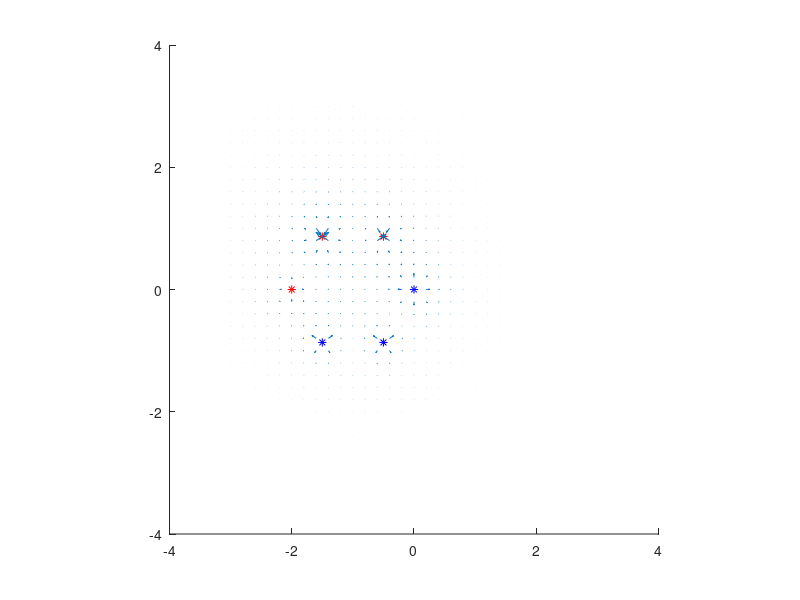

The MATLAB script that drew this image:
clear; clf; hold off;
xa=-3:0.2:3;
ya=-3:0.2:3;
k=1.; 
a = sqrt(3) * 1 / 2;
q  = [2, -1,   -2,    1,   -3,    1];
px = [0, -2, -0.5, -0.5, -1.5, -1.5];
py = [0,  0,    a,   -a,    a,   -a];
[x,y]=meshgrid(xa,ya);
Ex =    k*q(1)*(x - px(1))./((x - px(1)).^2+(y - py(1)).^2).^(1.5)+ ...
        k*q(2)*(x - px(2))./((x - px(2)).^2+(y - py(2)).^2).^(1.5)+ ...
        k*q(3)*(x - px(3))./((x - px(3)).^2+(y - py(3)).^2).^(1.5)+ ...
        k*q(4)*(x - px(4))./((x - px(4)).^2+(y - py(4)).^2).^(1.5)+ ...
        k*q(5)*(x - px(5))./((x - px(5)).^2+(y - py(5)).^2).^(1.5)+ ...
        k*q(6)*(x - px(6))./((x - px(6)).^2+(y - py(6)).^2).^(1.5);
Ey =    k*q(1)*(y - py(1))./((x - px(1)).^2+(y - py(1)).^2).^(1.5)+ ...
        k*q(2)*(y - py(2))./((x - px(2)).^2+(y - py(2)).^2).^(1.5)+ ...
        k*q(3)*(y - py(3))./((x - px(3)).^2+(y - py(3)).^2).^(1.5)+ ...
        k*q(4)*(y - py(4))./((x - px(4)).^2+(y - py(4)).^2).^(1.5)+ ...
        k*q(5)*(y - py(5))./((x - px(5)).^2+(y - py(5)).^2).^(1.5)+ ...
        k*q(6)*(y - py(6))./((x - px(6)).^2+(y - py(6)).^2).^(1.5);
hold on
plot(px(1),py(1),'b*')
plot(px(2),py(2),'r*')
plot(px(3),py(3),'r*')
plot(px(4),py(4),'b*')
plot(px(5),py(5),'r*')
plot(px(6),py(6),'b*')

quiver(x,y,Ex,Ey); axis square